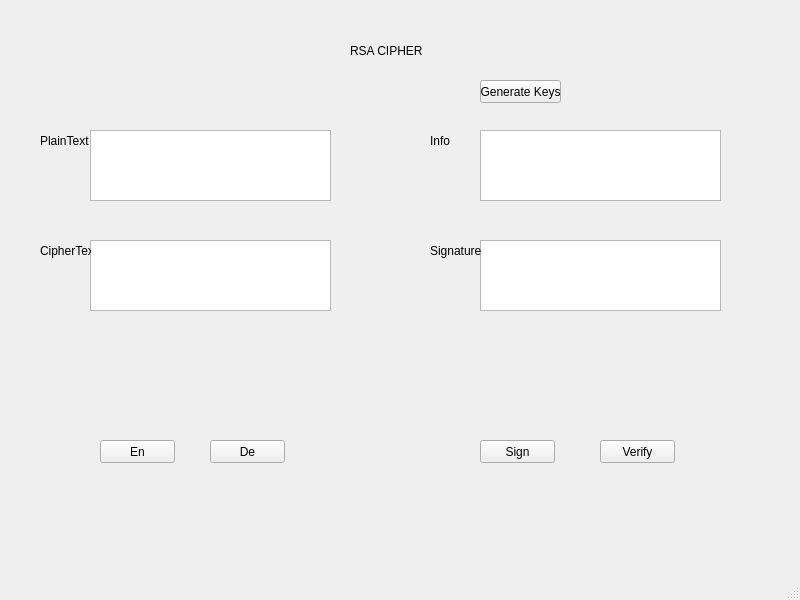
<?xml version="1.0" encoding="UTF-8"?>
<ui version="4.0">
 <class>MainWindow</class>
 <widget class="QMainWindow" name="MainWindow">
  <property name="geometry">
   <rect>
    <x>0</x>
    <y>0</y>
    <width>800</width>
    <height>600</height>
   </rect>
  </property>
  <property name="windowTitle">
   <string>MainWindow</string>
  </property>
  <widget class="QWidget" name="centralwidget">
   <widget class="QPushButton" name="btn_en">
    <property name="geometry">
     <rect>
      <x>100</x>
      <y>440</y>
      <width>75</width>
      <height>23</height>
     </rect>
    </property>
    <property name="text">
     <string>En</string>
    </property>
   </widget>
   <widget class="QPushButton" name="btn_de">
    <property name="geometry">
     <rect>
      <x>210</x>
      <y>440</y>
      <width>75</width>
      <height>23</height>
     </rect>
    </property>
    <property name="text">
     <string>De</string>
    </property>
   </widget>
   <widget class="QPushButton" name="btn_sign">
    <property name="geometry">
     <rect>
      <x>480</x>
      <y>440</y>
      <width>75</width>
      <height>23</height>
     </rect>
    </property>
    <property name="text">
     <string>Sign</string>
    </property>
   </widget>
   <widget class="QPushButton" name="btn_verify">
    <property name="geometry">
     <rect>
      <x>600</x>
      <y>440</y>
      <width>75</width>
      <height>23</height>
     </rect>
    </property>
    <property name="text">
     <string>Verify</string>
    </property>
   </widget>
   <widget class="QLabel" name="label">
    <property name="geometry">
     <rect>
      <x>350</x>
      <y>30</y>
      <width>111</width>
      <height>41</height>
     </rect>
    </property>
    <property name="text">
     <string>RSA CIPHER</string>
    </property>
   </widget>
   <widget class="QPushButton" name="btn_generatekeys">
    <property name="geometry">
     <rect>
      <x>480</x>
      <y>80</y>
      <width>81</width>
      <height>23</height>
     </rect>
    </property>
    <property name="text">
     <string>Generate Keys</string>
    </property>
   </widget>
   <widget class="QLabel" name="label_2">
    <property name="geometry">
     <rect>
      <x>40</x>
      <y>130</y>
      <width>61</width>
      <height>21</height>
     </rect>
    </property>
    <property name="text">
     <string>PlainText</string>
    </property>
   </widget>
   <widget class="QPlainTextEdit" name="txt_plaintext">
    <property name="geometry">
     <rect>
      <x>90</x>
      <y>130</y>
      <width>241</width>
      <height>71</height>
     </rect>
    </property>
   </widget>
   <widget class="QPlainTextEdit" name="txt_ciphertext">
    <property name="geometry">
     <rect>
      <x>90</x>
      <y>240</y>
      <width>241</width>
      <height>71</height>
     </rect>
    </property>
   </widget>
   <widget class="QPlainTextEdit" name="txt_info">
    <property name="geometry">
     <rect>
      <x>480</x>
      <y>130</y>
      <width>241</width>
      <height>71</height>
     </rect>
    </property>
   </widget>
   <widget class="QPlainTextEdit" name="txt_signature">
    <property name="geometry">
     <rect>
      <x>480</x>
      <y>240</y>
      <width>241</width>
      <height>71</height>
     </rect>
    </property>
   </widget>
   <widget class="QLabel" name="label_3">
    <property name="geometry">
     <rect>
      <x>40</x>
      <y>240</y>
      <width>51</width>
      <height>21</height>
     </rect>
    </property>
    <property name="text">
     <string>CipherText</string>
    </property>
   </widget>
   <widget class="QLabel" name="label_4">
    <property name="geometry">
     <rect>
      <x>430</x>
      <y>130</y>
      <width>51</width>
      <height>21</height>
     </rect>
    </property>
    <property name="text">
     <string>Info</string>
    </property>
   </widget>
   <widget class="QLabel" name="label_5">
    <property name="geometry">
     <rect>
      <x>430</x>
      <y>240</y>
      <width>51</width>
      <height>21</height>
     </rect>
    </property>
    <property name="text">
     <string>Signature</string>
    </property>
   </widget>
  </widget>
  <widget class="QMenuBar" name="menubar">
   <property name="geometry">
    <rect>
     <x>0</x>
     <y>0</y>
     <width>800</width>
     <height>21</height>
    </rect>
   </property>
  </widget>
  <widget class="QStatusBar" name="statusbar"/>
 </widget>
 <resources/>
 <connections/>
</ui>
